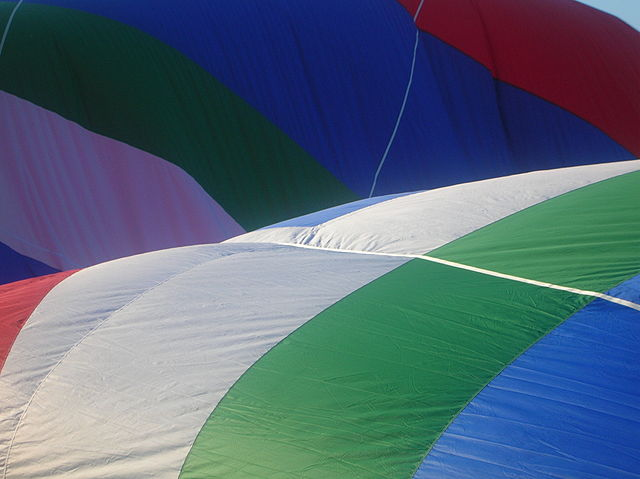
%> input picture RDV/TP2/shadows.jpg, 640 x 479 px
$ octave --eval "exercice2;"   (GNU Octave 9; MATLAB toolbox functions it lacks are replaced by stand-ins)
%> lines starting %> are read from the running program, lines starting %| are printed output that depends on the picture
function exercice2()
    sRGB = imread("shadows.jpg");
%> sRGB is the input picture: size 479x640x3 uint8; mean R, G, B 84, 102.4, 119.2
    subplot(1,2,1),
    imshow(sRGB);
    [H,S,I] = getHSI(sRGB);
    [x,y] = ginput(1);
% [7 lines not run here, left out]
function [H,S,I] = getHSI(sRGB)
    uRGB = double(sRGB)/255;
    uR = uRGB(:, :, 1);
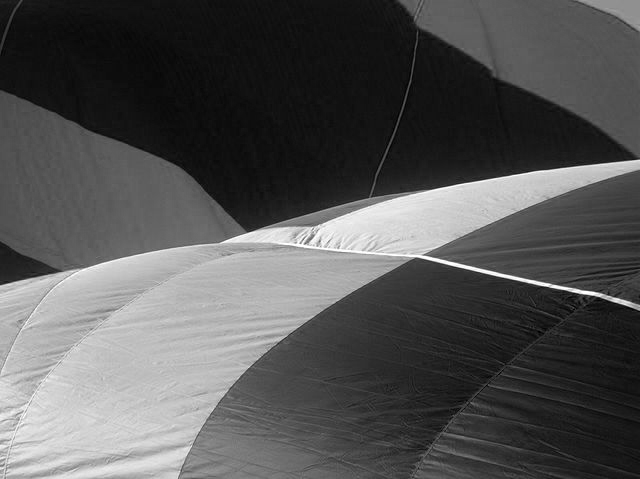
%> uR: size 479x640 double; min 0, max 1, mean 0.329
    uG = uRGB(:, :, 2);
    uB = uRGB(:, :, 3);
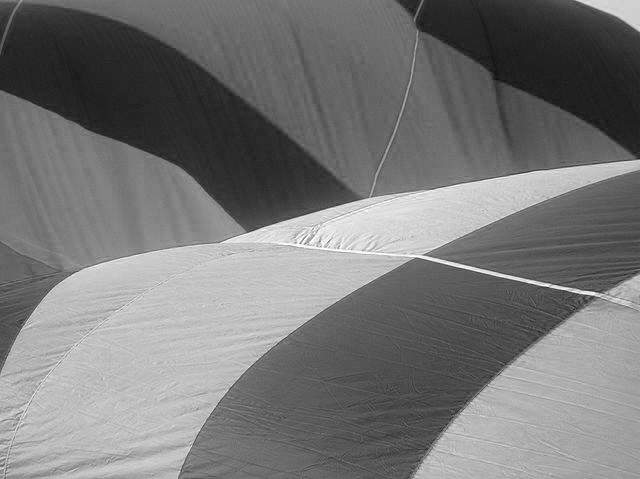
%> uB: size 479x640 double; min 0.0667, max 1, mean 0.468
    x = uR - 0.5*(uG + uB);
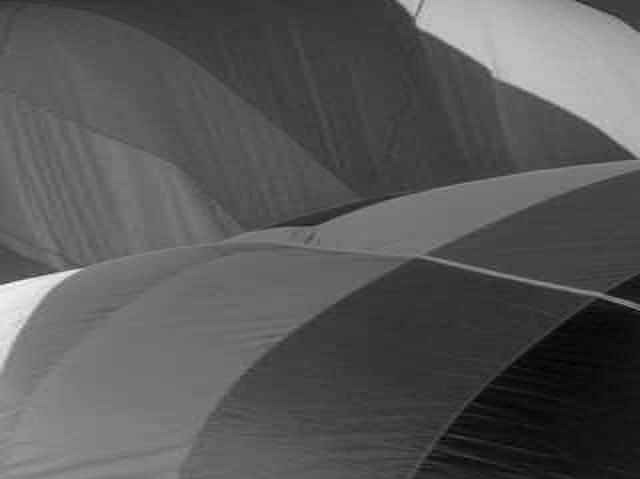
%> x: size 479x640 double; min -0.435, max 0.522, mean -0.105; drawn with min black and max white
    y = (sqrt(3)/2)*(uG-uB);
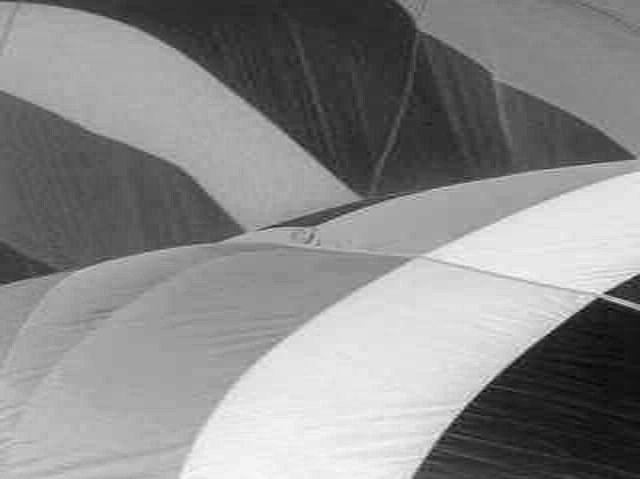
%> y: size 479x640 double; min -0.367, max 0.204, mean -0.0572; drawn with min black and max white
    H = atan2(y,x);
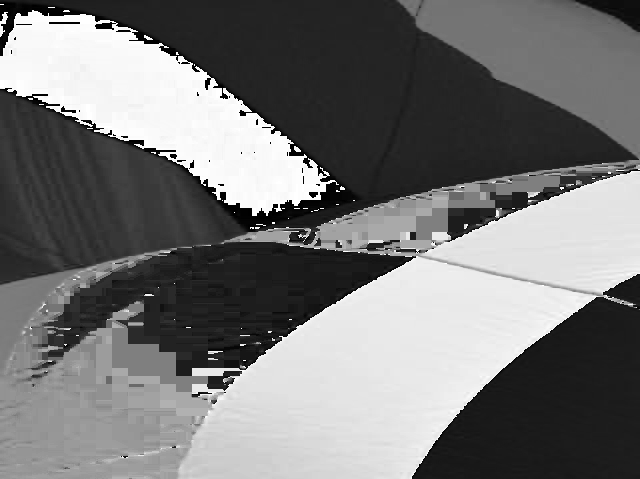
%> H: size 479x640 double; min -3.13, max 3.14, mean -0.217; drawn with min black and max white
    S = sqrt(x.^2+y.^2);
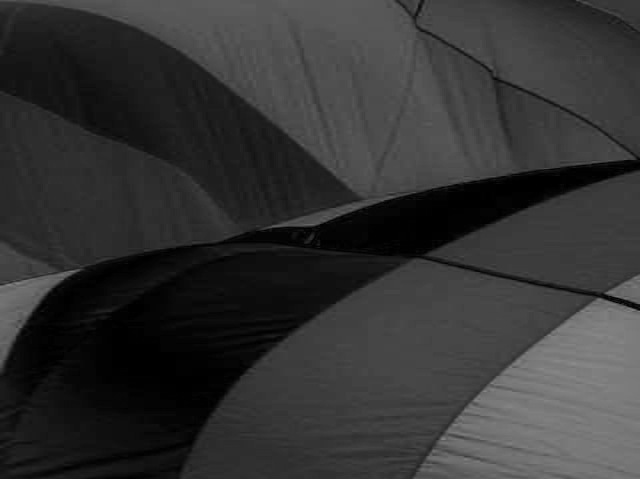
%> S: size 479x640 double; min 0, max 0.546, mean 0.203
    I = (uR + uG + uB)/3;
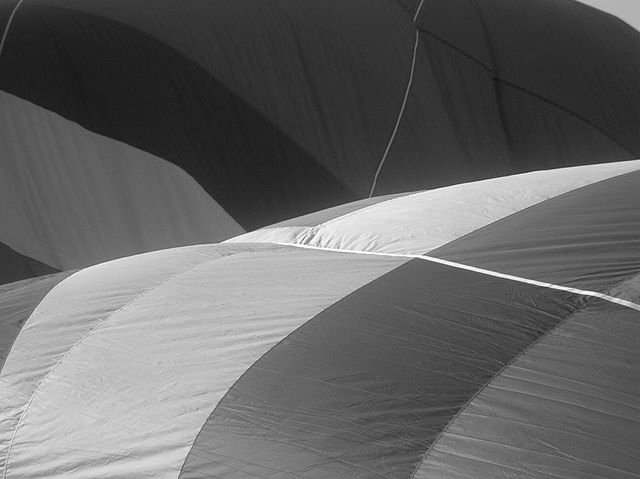
%> I: size 479x640 double; min 0.0693, max 1, mean 0.399
%> the run ends on the next line
end

$ run again, with RDV/TP2/monaloa.jpg copied over RDV/TP2/shadows.jpg
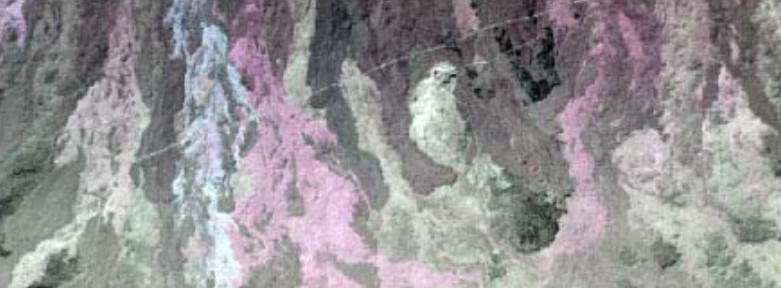
%> input picture RDV/TP2/monaloa.jpg, 781 x 288 px
%> in exercice2, sRGB is the input picture: size 288x781x3 uint8; mean R, G, B 148.3, 145.7, 147.8
%> in getHSI, `H = atan2(y,x);`:
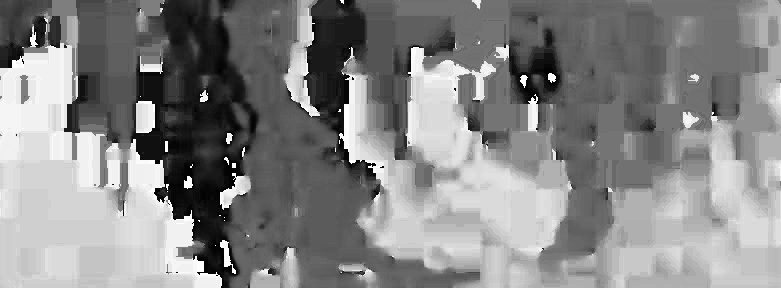
%> H: size 288x781 double; min -3.11, max 3.14, mean 0.187; drawn with min black and max white
%> in getHSI, `S = sqrt(x.^2+y.^2);`:
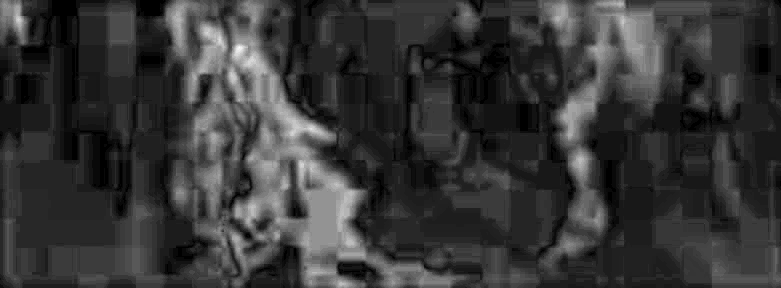
%> S: size 288x781 double; min 0, max 0.186, mean 0.0401; drawn with min black and max white
